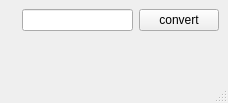
<?xml version="1.0" encoding="UTF-8"?>
<ui version="4.0">
 <class>MainWindow</class>
 <widget class="QMainWindow" name="MainWindow">
  <property name="geometry">
   <rect>
    <x>0</x>
    <y>0</y>
    <width>228</width>
    <height>103</height>
   </rect>
  </property>
  <property name="windowTitle">
   <string>MainWindow</string>
  </property>
  <widget class="QWidget" name="centralwidget">
   <layout class="QGridLayout" name="gridLayout_2">
    <item row="0" column="0">
     <layout class="QGridLayout" name="gridLayout">
      <item row="0" column="2">
       <widget class="QPushButton" name="convert">
        <property name="text">
         <string>convert</string>
        </property>
       </widget>
      </item>
      <item row="0" column="1">
       <widget class="QLineEdit" name="unit_line"/>
      </item>
      <item row="0" column="0">
       <widget class="QLabel" name="unit_show">
        <property name="text">
         <string/>
        </property>
       </widget>
      </item>
      <item row="1" column="0" colspan="3">
       <widget class="QLabel" name="eql">
        <property name="text">
         <string/>
        </property>
       </widget>
      </item>
     </layout>
    </item>
   </layout>
  </widget>
  <widget class="QMenuBar" name="menubar">
   <property name="geometry">
    <rect>
     <x>0</x>
     <y>0</y>
     <width>228</width>
     <height>21</height>
    </rect>
   </property>
  </widget>
  <widget class="QStatusBar" name="statusbar"/>
 </widget>
 <resources/>
 <connections/>
</ui>
